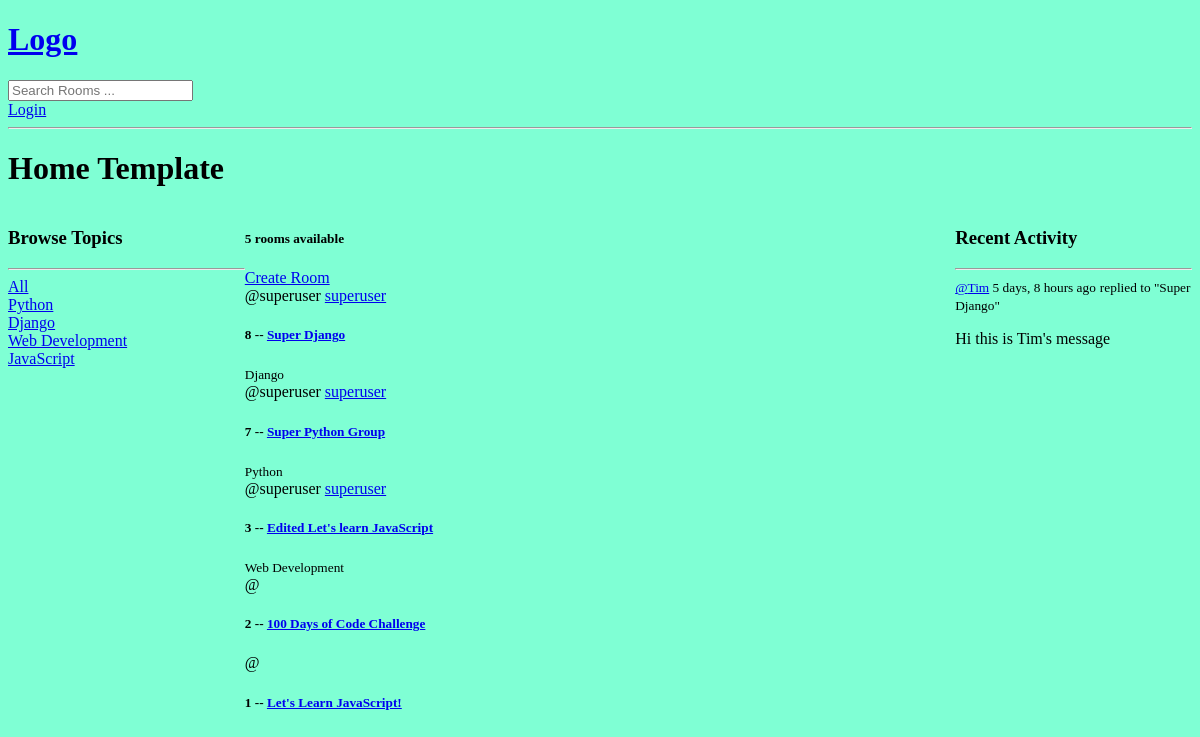
The app's page /, older data.
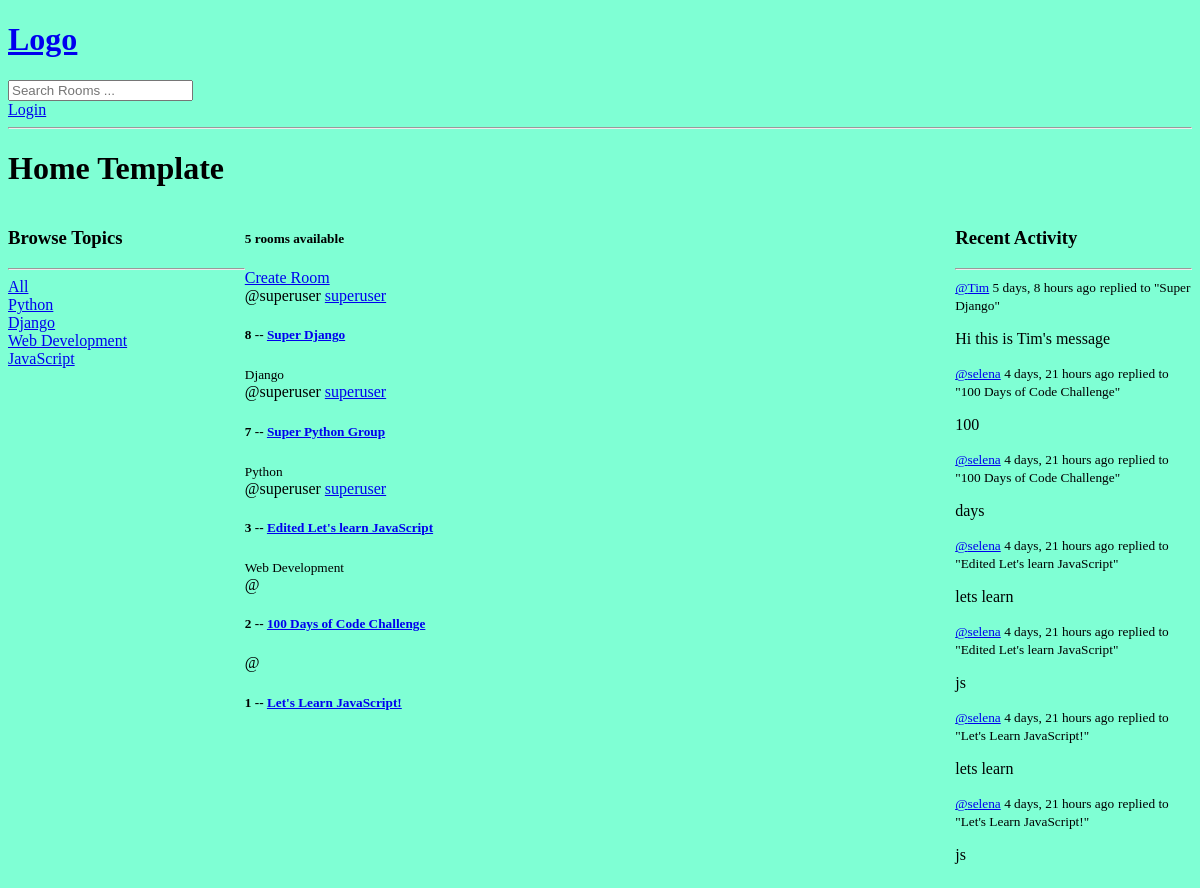
The same page, newer data.
### study/models.py (models this page shows, shortened)
class Topic(models.Model):
    name = models.CharField(max_length=200)

class Room(models.Model):
    host = models.ForeignKey(User, on_delete=models.SET_NULL, null=True)
    topic = models.ForeignKey(Topic, on_delete=models.SET_NULL, null=True)
    name = models.CharField(max_length=200)
    description = models.TextField(null=True, blank=True)
    participants = models.ManyToManyField(User, related_name='participants', blank=True)
    updated = models.DateTimeField(auto_now=True) # each update
    created = models.DateTimeField(auto_now_add=True) # one time date
    class Meta:
        ordering = ['-updated', '-created']
    def __str__(self):
        return str(self.name)

class Message(models.Model):
    user = models.ForeignKey(User, on_delete=models.CASCADE)
    room = models.ForeignKey(Room, on_delete=models.CASCADE)
    body = models.TextField()
    updated = models.DateTimeField(auto_now=True)
    created = models.DateTimeField(auto_now_add=True)
    def __str__(self):
        return self.body[0:50]

### study/views.py (the view)
# urls.py: path('', views.index, name="home"),
def index(request):
    q = request.GET.get('q') if request.GET.get('q') != None else ''
    rooms = Room.objects.filter(
        Q(topic__name__icontains=q) |
        Q(name__icontains=q) |
        Q(description__icontains=q)
        )
    topics = Topic.objects.all()
    room_count = rooms.count() # faster than the python .len() method
    room_messages = Message.objects.filter(Q(room__name__icontains=q))
    context = {'rooms': rooms, 'topics': topics, 'room_count': room_count, 'room_messages': room_messages}
    return render(request, 'base/index.html', context)

### templates/base/index.html (shortened to what this page needs)
{% extends 'main.html' %}
{% block content %}
<h1>Home Template</h1>
<div class="home-container">
    <div>
        {% include 'base/topic_component.html' %}
    </div>
    <div>
       {% include 'base/feed_component.html' %}
    </div>
    <div>
        {% include 'base/activity_component.html' %}
    </div>
</div>
{% endblock content %}

### templates/base/topic_component.html
<h3>Browse Topics</h3>
<hr>
<div>
    <a href="{% url 'home' %}">All</a>
</div>
{% for topic in topics %}
    <div>
        <a href="{% url 'home' %}?q={{topic.name}}">{{topic.name}}</a>
    </div>
{% endfor %}

### templates/base/feed_component.html (shortened to what this page needs)
<h5>{{room_count}} rooms available</h5>
<a href="{% url 'create-room' %}">Create Room</a>
<div>
    {% for room in rooms %}
    <div>
        <span>@{{room.host.username}}</span>
        <a href="{% url 'user-profile' room.host %}">{{room.host.username}}</a>
        <h5>{{room.id}} -- <a href="{% url 'room' room.id %}"> {{room.name}}</a></h5>
        <small>{{room.topic.name}}</small>
    </div>
    {% endfor %}
</div>

### templates/base/activity_component.html (shortened to what this page needs)
<h3>Recent Activity</h3>
<hr>
{% for message in room_messages %}
    <div>
        <small><a href="{% url 'user-profile' message.user.id %}">@{{message.user}}</a>  {{message.created|timesince}} ago</small>
        <small>replied to "{{message.room}}"</small>
        <p>{{message}}</p>
    </div>
{% endfor %}

Row changes from the older to the newer data that the page shows:
added Message: user "selena", created "4 days, 21 hours", room "100 Days of Code Challenge", body "100"
added Message: user "selena", created "4 days, 21 hours", room "100 Days of Code Challenge", body "days"
added Message: user "selena", created "4 days, 21 hours", room "Edited Let's learn JavaScript", body "lets learn"
added Message: user "selena", created "4 days, 21 hours", room "Edited Let's learn JavaScript", body "js"
added Message: user "selena", created "4 days, 21 hours", room "Let's Learn JavaScript!", body "lets learn"
added Message: user "selena", created "4 days, 21 hours", room "Let's Learn JavaScript!", body "js"
